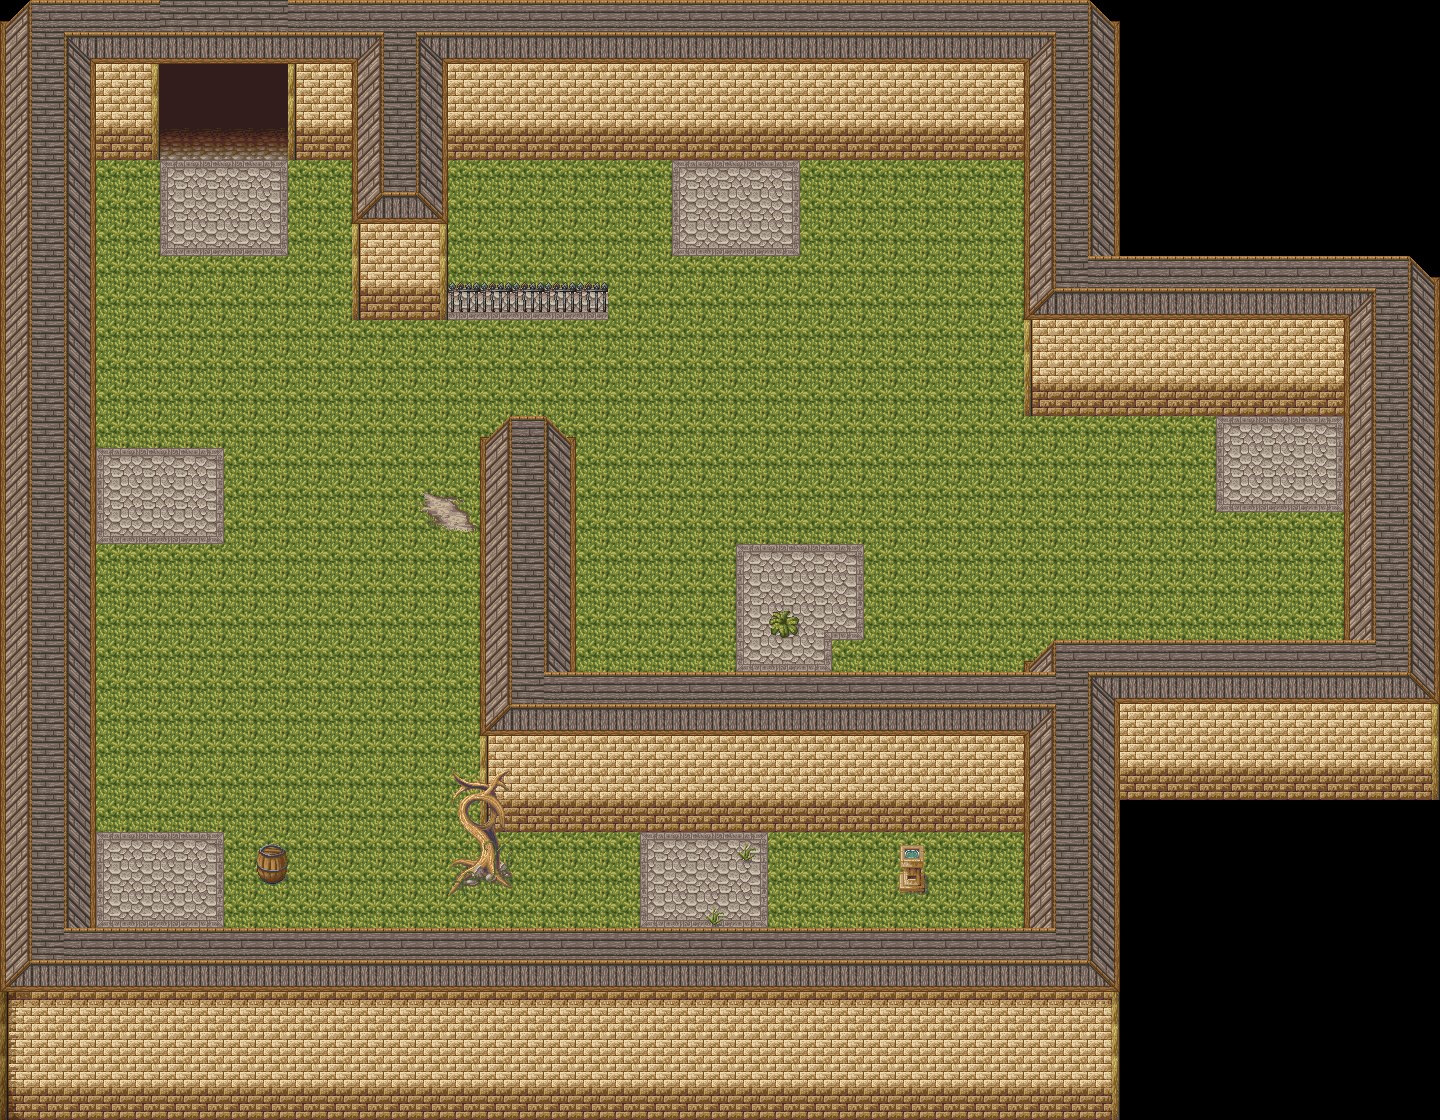

Rendered tile map (Tiled .tmx) drawn with the repository's tilesets; below, a short description and the map source with its tile grids summarised:
An orthogonal 45x35 tile map with 32x32 px tiles, 12 tile layers (Ground, Structure roof, GroundCover, CollideWithPlayer, ...), 1 hidden layer not drawn.

<map version="1.10" tiledversion="1.11.2" orientation="orthogonal" renderorder="right-down" width="45" height="35" tilewidth="32" tileheight="32" infinite="0" parallaxoriginx="0" parallaxoriginy="79" nextlayerid="19" nextobjectid="1">
 <editorsettings>
  <export target="test1.tmj" format="json" />
 </editorsettings>
 <tileset firstgid="1" source="magecity.tsx" />
 <layer id="7" name="Ground" width="45" height="35">
  <data>[1575 cells, 1323 non-empty, 20 distinct tile ids]</data>
 </layer>
 <layer id="18" name="Structure roof" width="45" height="35">
  <data>[1575 cells, 8 non-empty, 2 distinct tile ids]</data>
 </layer>
 <layer id="9" name="GroundCover" width="45" height="35">
  <data>[1575 cells, 10 non-empty, 9 distinct tile ids]</data>
 </layer>
 <layer id="4" name="CollideWithPlayer" width="45" height="35">
  <data>[1575 cells, 648 non-empty, 23 distinct tile ids]</data>
 </layer>
 <layer id="8" name="NoCollideInBackOfPlayer" width="45" height="35">
  <data>[1575 cells, 102 non-empty, 8 distinct tile ids]</data>
 </layer>
 <layer id="10" name="NoCollideInBackOfPlayerCover" width="45" height="35">
  <data>[1575 cells, 0 non-empty, 0 distinct tile ids]</data>
 </layer>
 <layer id="6" name="NoCollideInFrontOfPlayer" width="45" height="35">
  <data>[1575 cells, 31 non-empty, 2 distinct tile ids]</data>
 </layer>
 <layer id="11" name="NoCollideInFrontOfPlayerCover" width="45" height="35">
  <data>[1575 cells, 0 non-empty, 0 distinct tile ids]</data>
 </layer>
 <layer id="13" name="NavMesh" width="45" height="35" visible="0">
  <data>[1575 cells, 639 non-empty, 1 distinct tile ids]</data>
 </layer>
 <layer id="16" name="cutb" width="45" height="35">
  <data>[1575 cells, 5 non-empty, 1 distinct tile ids]</data>
 </layer>
 <layer id="14" name="structure 1" width="45" height="35">
  <data>[1575 cells, 8 non-empty, 8 distinct tile ids]</data>
 </layer>
 <layer id="15" name="structure 1" width="45" height="35">
  <data>[1575 cells, 3 non-empty, 3 distinct tile ids]</data>
 </layer>
 <layer id="17" name="structure 2" width="45" height="35">
  <data>[1575 cells, 17 non-empty, 5 distinct tile ids]</data>
 </layer>
</map>
